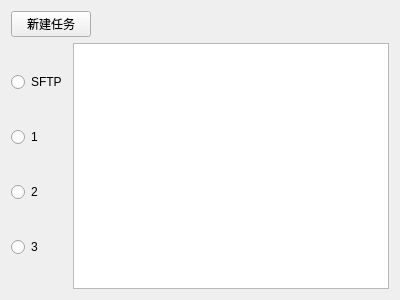
<?xml version="1.0" encoding="UTF-8"?>
<ui version="4.0">
 <class>Form</class>
 <widget class="QWidget" name="Form">
  <property name="geometry">
   <rect>
    <x>0</x>
    <y>0</y>
    <width>400</width>
    <height>300</height>
   </rect>
  </property>
  <property name="windowTitle">
   <string>Form</string>
  </property>
  <layout class="QGridLayout" name="gridLayout">
   <item row="1" column="0">
    <layout class="QHBoxLayout" name="horizontalLayout">
     <item>
      <layout class="QVBoxLayout" name="verticalLayout">
       <item>
        <widget class="QRadioButton" name="radioButton">
         <property name="text">
          <string>SFTP</string>
         </property>
        </widget>
       </item>
       <item>
        <widget class="QRadioButton" name="radioButton_2">
         <property name="text">
          <string>1</string>
         </property>
        </widget>
       </item>
       <item>
        <widget class="QRadioButton" name="radioButton_3">
         <property name="text">
          <string>2</string>
         </property>
        </widget>
       </item>
       <item>
        <widget class="QRadioButton" name="radioButton_4">
         <property name="text">
          <string>3</string>
         </property>
        </widget>
       </item>
      </layout>
     </item>
     <item>
      <widget class="QListWidget" name="listWidget"/>
     </item>
    </layout>
   </item>
   <item row="0" column="0">
    <layout class="QHBoxLayout" name="horizontalLayout_2">
     <item>
      <widget class="QPushButton" name="pushButton">
       <property name="text">
        <string>新建任务</string>
       </property>
      </widget>
     </item>
     <item>
      <spacer name="horizontalSpacer">
       <property name="orientation">
        <enum>Qt::Horizontal</enum>
       </property>
       <property name="sizeHint" stdset="0">
        <size>
         <width>40</width>
         <height>20</height>
        </size>
       </property>
      </spacer>
     </item>
    </layout>
   </item>
  </layout>
 </widget>
 <resources/>
 <connections/>
</ui>
